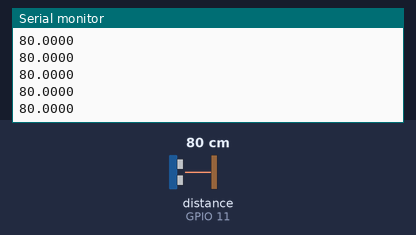
The sketch below on a simulated ESP32. On the bench: the last lines printed to the serial monitor. The test bench sets the inputs (shaded band); at power-on: distance to the obstacle (sensor on GPIO 11) 80 cm. The echo pulse lasts 58.3 µs per cm; WiFi joins after 1.5 s; servers stay silent unless stated; no MQTT or app messages arrive unless stated.

Above: at 3.2 s.
3.3 s: distance to the obstacle (sensor on GPIO 11) set to 2 cm
At 3.85 s:
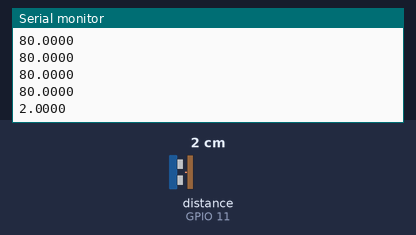
4.8 s: distance to the obstacle (sensor on GPIO 11) set to 4 cm
At 4.85 s:
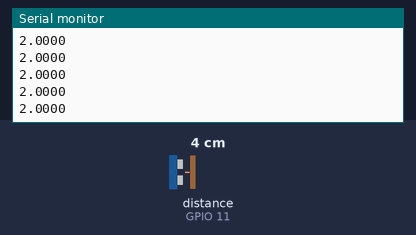
Timing chart, 0 to 7.8 s (numbered marks = the images above; inputs shaded):
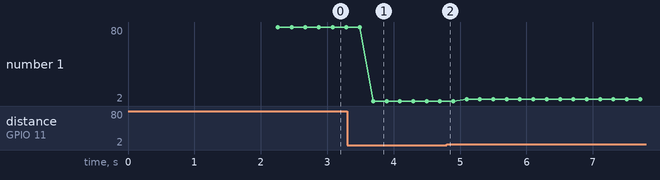

Measured:
- after the input at 3.3 s, the serial monitor: prints a new line after 0.39 s (image 1)
- plotted number 1: 80 → 2 after the input at 3.3 s, 2 → 4 after the input at 4.8 s

The sketch:

teste.ino
```cpp
#include <WiFi.h>
#include <PubSubClient.h>
#include <Ultrasonic.h> // Biblioteca do Erick Simões
#include <math.h>

#define TRIG_PIN 10  // Pino do Trigger
#define ECHO_PIN 11  // Pino do Echo

const char* SSID_WIFI = "Teste";       // Nome da rede Wi-Fi
const char* SENHA_WIFI = "eduw8101";     // Senha da rede Wi-Fi
const char* MQTT_SERVER = "test.mosquitto.org"; // Broker MQTT público
const int MQTT_PORT = 1883;               // Porta MQTT

WiFiClient espClient;
PubSubClient client(espClient);

// Instância do sensor ultrassônico
Ultrasonic ultrasonic(TRIG_PIN, ECHO_PIN);

// Definir altura máxima do recipiente
// const float tamanhoRecipiente = 14.41; // Altere conforme o recipiente (cm)
const float tamanhoRecipiente = 100;

// Função para conectar ao Wi-Fi
void conectarWiFi() {
  Serial.print("Conectando ao WiFi...");
  WiFi.begin(SSID_WIFI, SENHA_WIFI);
  while (WiFi.status() != WL_CONNECTED) {
    delay(1000);
    Serial.print(".");
  }
  Serial.println("\nConectado ao WiFi!");
}

// Função para conectar ao broker MQTT
void conectarMQTT() {
  while (!client.connected()) {
    Serial.print("Conectando ao MQTT...");
    if (client.connect("ESP32_HCSR04")) {
      Serial.println(" Conectado ao broker MQTT!");
    } else {
      Serial.print(" Falha! Código: ");
      Serial.print(client.state());
      Serial.println(" Tentando novamente em 5 segundos...");
      delay(5000);
    }
  }
}

// Setup inicial
void setup() {
  Serial.begin(115200);
  conectarWiFi();
  client.setServer(MQTT_SERVER, MQTT_PORT); // Botão para análise
}

// Parâmetros para detecção de falha
#define NUM_LEITURAS 20
#define LIMIAR_FALHA 10.0 // cm, diferença máxima aceitável da média

float leituras[NUM_LEITURAS];
int idxLeitura = 0;
int totalLeituras = 0;
int falhasDetectadas = 0;

float calcularMedia() {
  float soma = 0;
  int n = totalLeituras < NUM_LEITURAS ? totalLeituras : NUM_LEITURAS;
  for (int i = 0; i < n; i++) {
    soma += leituras[i];
  }
  return (n > 0) ? soma / n : 0;
}

// --- Novos parâmetros para análise de erro ---
#define MAX_MEDICOES 100  // Ajuste conforme a RAM disponível
float historicoDistancias[MAX_MEDICOES];
unsigned long historicoLoops[MAX_MEDICOES];
int totalMedicoes = 0;
unsigned long loopCounter = 0;

void calcularEstatisticas() {
  if (totalMedicoes == 0) {
    Serial.println("Nenhuma medição registrada.");
    return;
  }
  float soma = 0;
  for (int i = 0; i < totalMedicoes; i++) {
    soma += historicoDistancias[i];
  }
  float media = soma / totalMedicoes;

  float somaQuadrados = 0;
  for (int i = 0; i < totalMedicoes; i++) {
    somaQuadrados += pow(historicoDistancias[i] - media, 2);
  }
  float desvioPadrao = sqrt(somaQuadrados / totalMedicoes);

  Serial.println("===== Estatísticas do Sensor =====");
  Serial.print("Total de loops: ");
  Serial.println(loopCounter);
  Serial.print("Total de medições: ");
  Serial.println(totalMedicoes);
  Serial.print("Média das distâncias: ");
  Serial.print(media, 4);
  Serial.println(" cm");
  Serial.print("Desvio padrão (erro): ");
  Serial.print(desvioPadrao, 4);
  Serial.println(" cm");
  Serial.println("==================================");
}

void exportarCSV() {
  Serial.println("loop,distancia_cm");
  for (int i = 0; i < totalMedicoes; i++) {
    Serial.print(historicoLoops[i]);
    Serial.print(",");
    Serial.println(historicoDistancias[i], 4);
  }
  Serial.println("FIM_CSV");
}

void loop() {
  loopCounter++; // Conta cada iteração do loop

  if (!client.connected()) {
    conectarMQTT();
  }

  float distancia = ultrasonic.read(); // Lê a distância em centímetros

  // Armazena a leitura no buffer circular
  leituras[idxLeitura] = distancia;
  idxLeitura = (idxLeitura + 1) % NUM_LEITURAS;
  if (totalLeituras < NUM_LEITURAS) totalLeituras++;

  // --- Armazena todas as leituras para análise posterior ---
  if (totalMedicoes < MAX_MEDICOES) {
    historicoDistancias[totalMedicoes] = distancia;
    historicoLoops[totalMedicoes] = loopCounter;
    totalMedicoes++;
  }

  float media = calcularMedia();

  // Detecta falha se a leitura atual divergir muito da média
  bool falha = false;
  if (totalLeituras > 5 && abs(distancia - media) > LIMIAR_FALHA) {
    falhasDetectadas++;
    falha = true;
    // Serial.print("Falha detectada! Distância: ");
    // Serial.print(distancia, 2);
    // Serial.print(" cm, Média: ");
    // Serial.print(media, 2);
    // Serial.println(" cm");
  }

  float taxaFalha = (totalLeituras > 0) ? (float)falhasDetectadas / totalLeituras * 100.0 : 0;

  // ...cálculo de percentual e status...

  float calculoNC = tamanhoRecipiente * 0.7; // 70% do recipiente
  float percentual = (-(distancia / tamanhoRecipiente) * 100) + 100;
  if (percentual < 0) {
    percentual = 0;
  }

  String status;
  if (distancia >= tamanhoRecipiente) {
    status = "Papel acabou";
  } else if (distancia >= calculoNC) {
    status = "Nível Crítico";
  } else {
    status = "Normal";
  }

  // Dados formatados
  // String payload = "Status: " + status + "\n";
  // String payload2 = "Distancia em cm: " + String(distancia, 2) + "\n";
  // payload2 += "Porcentagem: " + String(percentual, 2) + "%\n";
  // String payload3 = String(percentual);

  // Envio via MQTT
  // Serial.println("Enviando dados via MQTT:");
  // Serial.println(payload);

  // Mostra informações de média e taxa de falha no Serial Monitor
  // Serial.print("Média das leituras: ");
  // Serial.print(media, 2);
  // Serial.print(" cm | Falhas detectadas: ");
  // Serial.print(falhasDetectadas);
  // Serial.print(" | Taxa de falha: ");
  // Serial.print(taxaFalha, 2);
  // Serial.println("%");

  // client.publish("esp32/hcsr04/status", payload.c_str());
  // client.publish("esp32/hcsr04/dados", payload2.c_str());
  // client.publish("esp32/hcsr04/teste", payload3.c_str());

  client.loop();
  delay(200); // Ajuste conforme a frequência desejada

  // Imprime apenas a distância com 4 casas decimais para máxima precisão
  Serial.println(distancia, 4);

  // if (loopCounter % 1000 == 0 && totalMedicoes > 0) {
  //   calcularEstatisticas();
  //   exportarCSV();
  //   while (true) {
  //     delay(1000); // Parado aqui para não continuar o loop
  //   }
  // }
}
```
